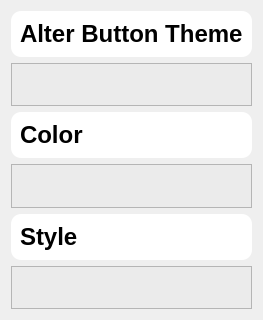
                <widget class="QWidget" name="scrollAreaWidgetContents_6">
                 <property name="geometry">
                  <rect>
                   <x>0</x>
                   <y>0</y>
                   <width>250</width>
                   <height>320</height>
                  </rect>
                 </property>
                 <layout class="QVBoxLayout" name="verticalLayout_19">
                  <item>
                   <widget class="QFrame" name="frame_36">
                    <property name="maximumSize">
                     <size>
                      <width>16777215</width>
                      <height>50</height>
                     </size>
                    </property>
                    <property name="styleSheet">
                     <string notr="true">background-color: rgb(255, 255, 255);
border-radius:10px;</string>
                    </property>
                    <property name="frameShape">
                     <enum>QFrame::StyledPanel</enum>
                    </property>
                    <property name="frameShadow">
                     <enum>QFrame::Raised</enum>
                    </property>
                    <layout class="QHBoxLayout" name="horizontalLayout_26">
                     <item alignment="Qt::AlignLeft">
                      <widget class="QLabel" name="label_16">
                       <property name="font">
                        <font>
                         <pointsize>18</pointsize>
                         <weight>75</weight>
                         <bold>true</bold>
                        </font>
                       </property>
                       <property name="text">
                        <string>Alter Button Theme</string>
                       </property>
                      </widget>
                     </item>
                    </layout>
                   </widget>
                  </item>
                  <item>
                   <widget class="QFrame" name="frame_35">
                    <property name="maximumSize">
                     <size>
                      <width>16777215</width>
                      <height>50</height>
                     </size>
                    </property>
                    <property name="styleSheet">
                     <string notr="true">background-color: rgb(235, 235, 235);
</string>
                    </property>
                    <property name="frameShape">
                     <enum>QFrame::StyledPanel</enum>
                    </property>
                    <property name="frameShadow">
                     <enum>QFrame::Raised</enum>
                    </property>
                    <layout class="QHBoxLayout" name="horizontalLayout_25"/>
                   </widget>
                  </item>
                  <item>
                   <widget class="QFrame" name="frame_37">
                    <property name="maximumSize">
                     <size>
                      <width>16777215</width>
                      <height>50</height>
                     </size>
                    </property>
                    <property name="styleSheet">
                     <string notr="true">background-color: rgb(255, 255, 255);
border-radius:10px;</string>
                    </property>
                    <property name="frameShape">
                     <enum>QFrame::StyledPanel</enum>
                    </property>
                    <property name="frameShadow">
                     <enum>QFrame::Raised</enum>
                    </property>
                    <layout class="QHBoxLayout" name="horizontalLayout_27">
                     <item alignment="Qt::AlignLeft">
                      <widget class="QLabel" name="label_17">
                       <property name="font">
                        <font>
                         <pointsize>18</pointsize>
                         <weight>75</weight>
                         <bold>true</bold>
                        </font>
                       </property>
                       <property name="text">
                        <string>Color</string>
                       </property>
                      </widget>
                     </item>
                    </layout>
                   </widget>
                  </item>
                  <item>
                   <widget class="QFrame" name="frame_38">
                    <property name="maximumSize">
                     <size>
                      <width>16777215</width>
                      <height>50</height>
                     </size>
                    </property>
                    <property name="styleSheet">
                     <string notr="true">background-color: rgb(235, 235, 235);
</string>
                    </property>
                    <property name="frameShape">
                     <enum>QFrame::StyledPanel</enum>
                    </property>
                    <property name="frameShadow">
                     <enum>QFrame::Raised</enum>
                    </property>
                    <layout class="QHBoxLayout" name="horizontalLayout_28"/>
                   </widget>
                  </item>
                  <item>
                   <widget class="QFrame" name="frame_39">
                    <property name="maximumSize">
                     <size>
                      <width>16777215</width>
                      <height>50</height>
                     </size>
                    </property>
                    <property name="styleSheet">
                     <string notr="true">background-color: rgb(255, 255, 255);
border-radius:10px;</string>
                    </property>
                    <property name="frameShape">
                     <enum>QFrame::StyledPanel</enum>
                    </property>
                    <property name="frameShadow">
                     <enum>QFrame::Raised</enum>
                    </property>
                    <layout class="QHBoxLayout" name="horizontalLayout_29">
                     <item alignment="Qt::AlignLeft">
                      <widget class="QLabel" name="label_18">
                       <property name="font">
                        <font>
                         <pointsize>18</pointsize>
                         <weight>75</weight>
                         <bold>true</bold>
                        </font>
                       </property>
                       <property name="text">
                        <string>Style</string>
                       </property>
                      </widget>
                     </item>
                    </layout>
                   </widget>
                  </item>
                  <item>
                   <widget class="QFrame" name="frame_40">
                    <property name="maximumSize">
                     <size>
                      <width>16777215</width>
                      <height>50</height>
                     </size>
                    </property>
                    <property name="styleSheet">
                     <string notr="true">background-color: rgb(235, 235, 235);
</string>
                    </property>
                    <property name="frameShape">
                     <enum>QFrame::StyledPanel</enum>
                    </property>
                    <property name="frameShadow">
                     <enum>QFrame::Raised</enum>
                    </property>
                    <layout class="QHBoxLayout" name="horizontalLayout_30"/>
                   </widget>
                  </item>
                 </layout>
                </widget>
